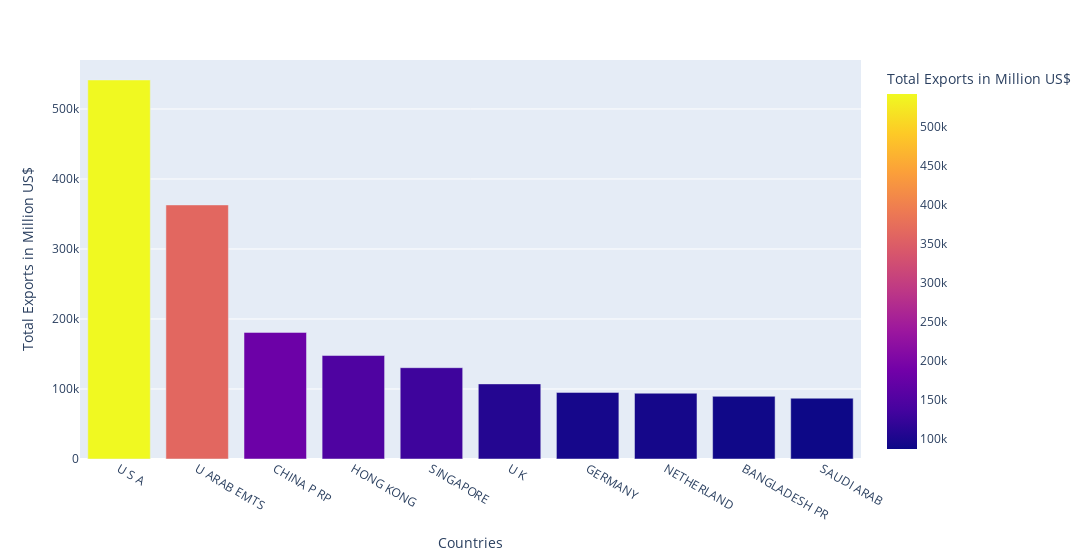

Source (notebook cell):
### Markdown cell above
**Findings**

i) The top 5 most often imported goods have seen an increase in the value of imports between 2010 and 2021; except for the Miscellaneous Goods which see a dip after 2013.


ii) Imports for Nuclear Reactors and Parts saw a dip in the exports between 2011 and 2015; but shows increasing trade offlate.


iii) Imports for Iron and Steel products shows inconsistent trend between 2012 and 2016; but shows increasing imports after that.


iv) Imports for Electrical Machinery & Equipments and Plastic & Articles show increasing trade consistently.

### Code cell
exp_country = exports.groupby('country').agg({'value':'sum'})
exp_country = exp_country.rename(columns={'value': 'Export'})
exp_country = exp_country.sort_values(by = 'Export', ascending = False)
exp_country = exp_country[:20]
exp_country_tmp = exp_country[:10]

px.bar(data_frame = exp_country_tmp, x=exp_country_tmp.index, y ='Export',
labels={'country':"Countries", 'Export': "Total Exports in Million US$" } , color='Export', width=1200)

### Figure 1 — Plotly figure (JSON) as saved in the notebook; plotly's stock layout.template omitted (floating-point values rounded to 4 significant figures)
{"data": [{"alignmentgroup": "True", "hovertemplate": "Countries=%{x}<br>Total Exports in Million US$=%{marker.color}<extra></extra>", "legendgroup": "", "marker": {"color": [541500.0, 363000.0, 180900.0, 147800.0, 130400.0, 107300.0, 95150.0, 93960.0, 89520.0, 86850.0], "coloraxis": "coloraxis", "pattern": {"shape": ""}}, "name": "", "offsetgroup": "", "orientation": "v", "showlegend": false, "textposition": "auto", "type": "bar", "x": ["U S A", "U ARAB EMTS", "CHINA P RP", "HONG KONG", "SINGAPORE", "U K", "GERMANY", "NETHERLAND", "BANGLADESH PR", "SAUDI ARAB"], "xaxis": "x", "y": [541500.0, 363000.0, 180900.0, 147800.0, 130400.0, 107300.0, 95150.0, 93960.0, 89520.0, 86850.0], "yaxis": "y"}], "layout": {"barmode": "relative", "coloraxis": {"colorbar": {"title": {"text": "Total Exports in Million US$"}}, "colorscale": [[0, "#0d0887"], [0.1111, "#46039f"], [0.2222, "#7201a8"], [0.3333, "#9c179e"], [0.4444, "#bd3786"], [0.5556, "#d8576b"], [0.6667, "#ed7953"], [0.7778, "#fb9f3a"], [0.8889, "#fdca26"], [1, "#f0f921"]]}, "legend": {"tracegroupgap": 0}, "margin": {"t": 60}, "width": 1200, "xaxis": {"anchor": "y", "domain": [0, 1], "title": {"text": "Countries"}}, "yaxis": {"anchor": "x", "domain": [0, 1], "title": {"text": "Total Exports in Million US$"}}}}
